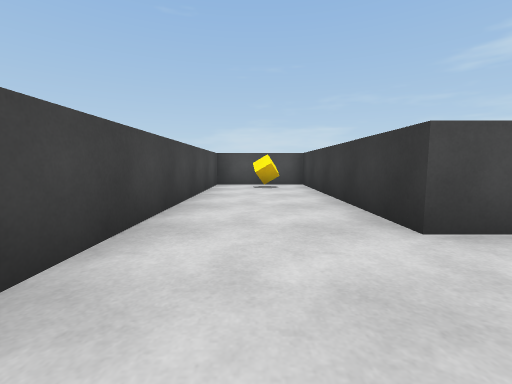
view 1 (above)

23 first-person views from a walk through a scene from a Unity 3-D project. The camera is 0.62 m above the floor, tilts 6° down and sees 90° across. The floor is counted in squares, 1 m on a side. Each view is taken from the middle of a square. On the plan, view 1 faces up. The plan holds only what a view shows up to about 9 squares ahead; the rest is blank. The place goes on beyond the plan. The player is left out.

view 2
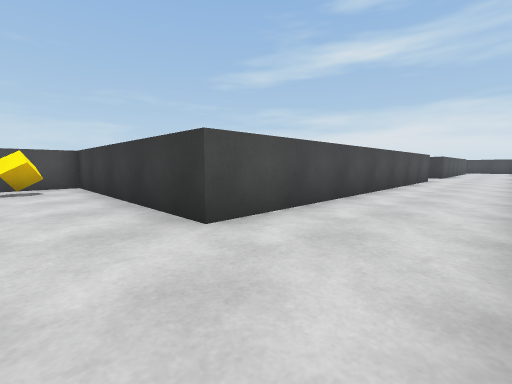

view 3
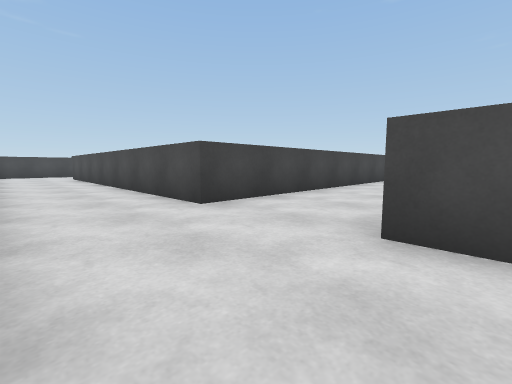

view 4
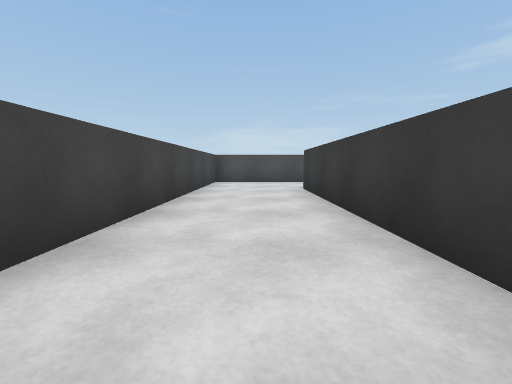

view 5
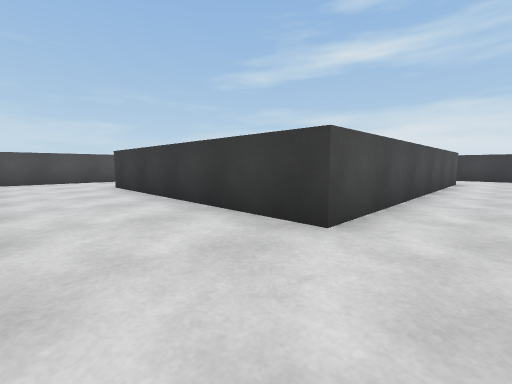

view 6
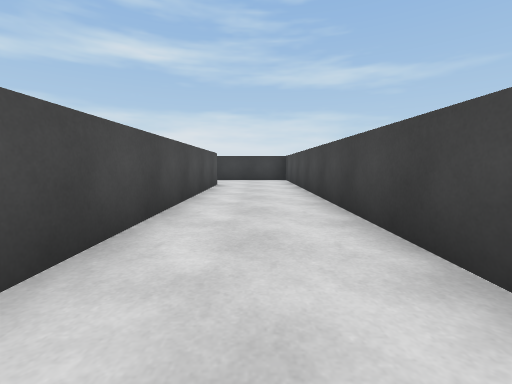

view 7
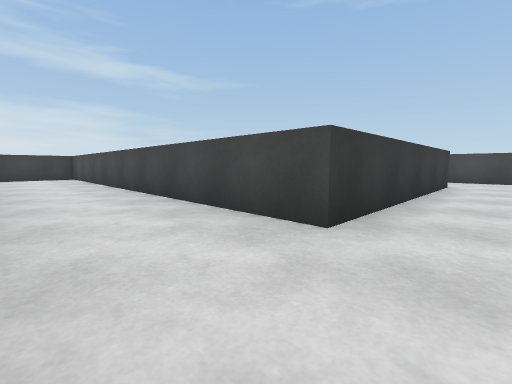

view 8
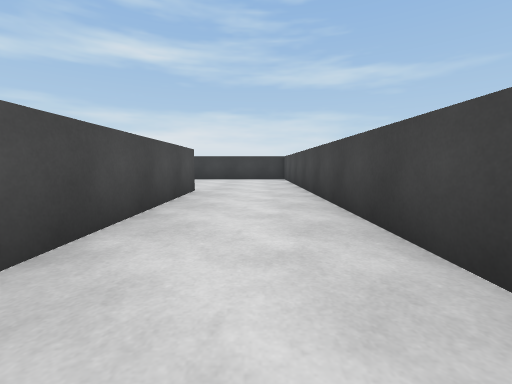

view 9
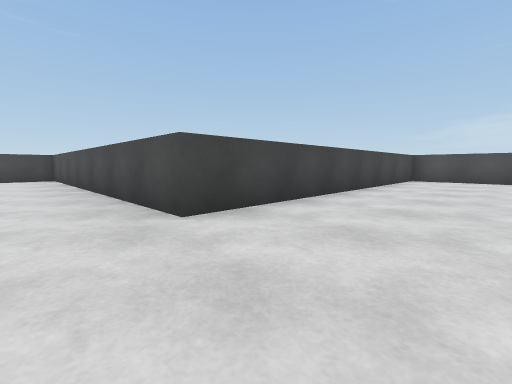

view 10
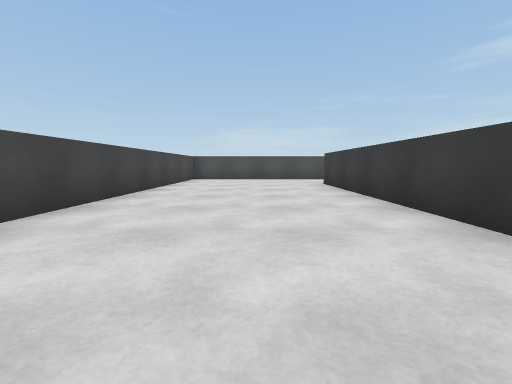

view 11
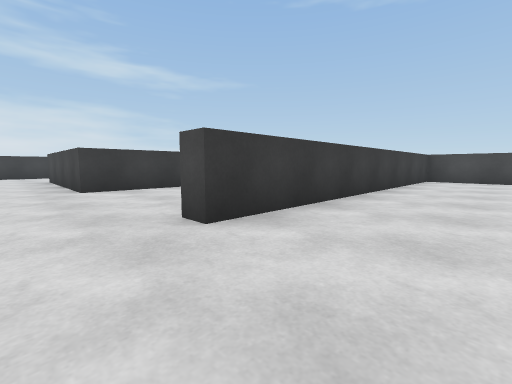

view 12
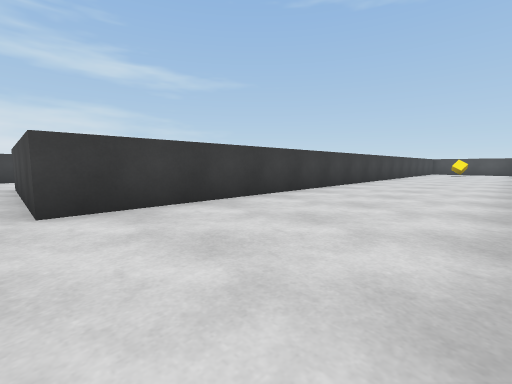

view 13
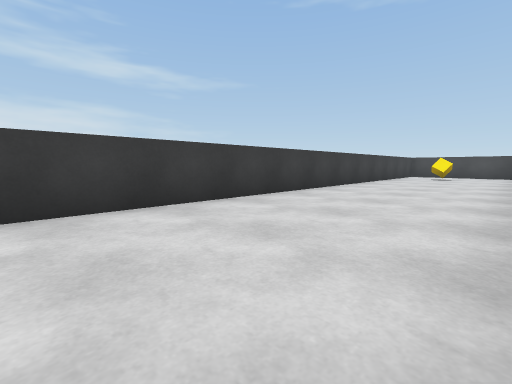

view 14
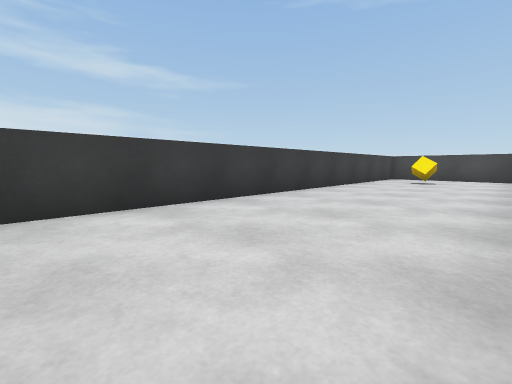

view 15
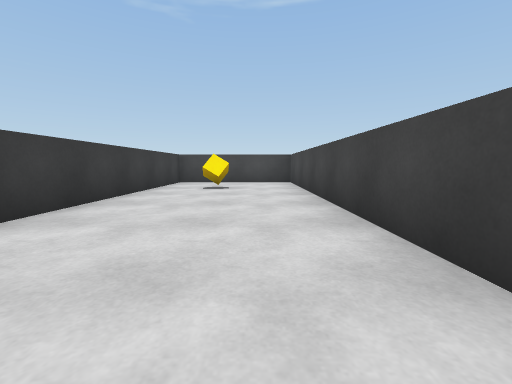

view 16
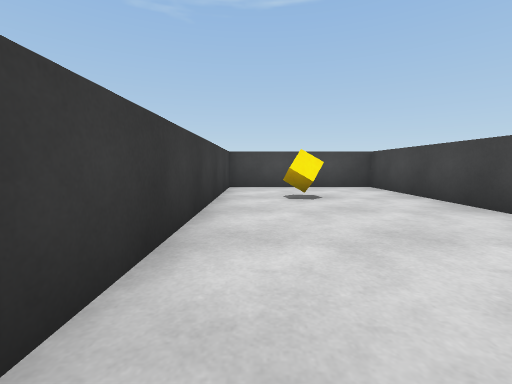

view 17
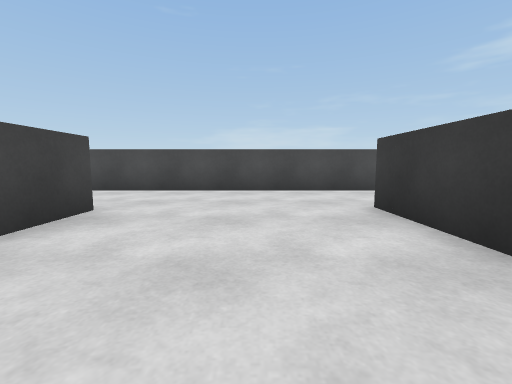

view 18
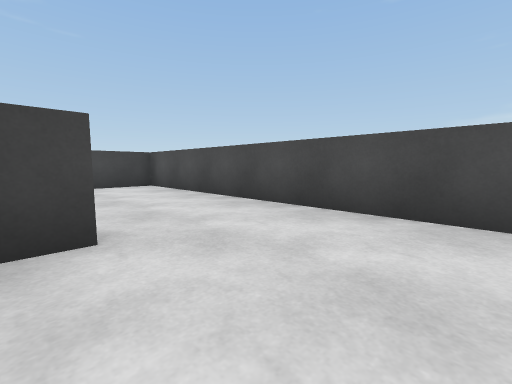

view 19
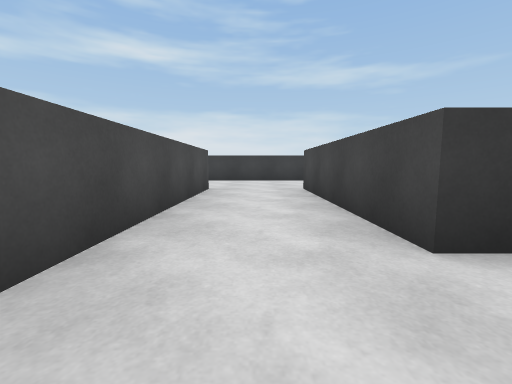

view 20
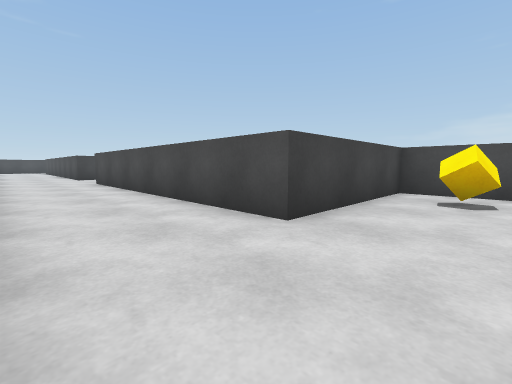

view 21
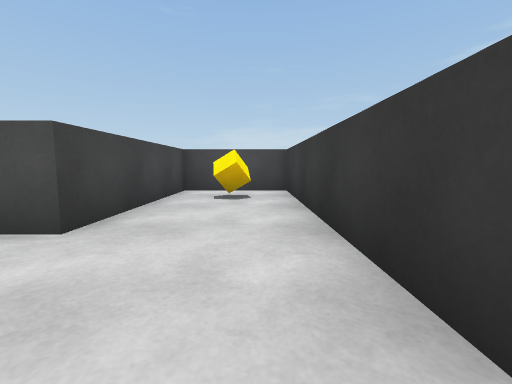

view 22
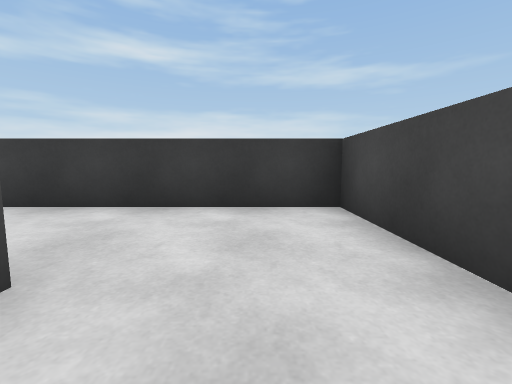

view 23
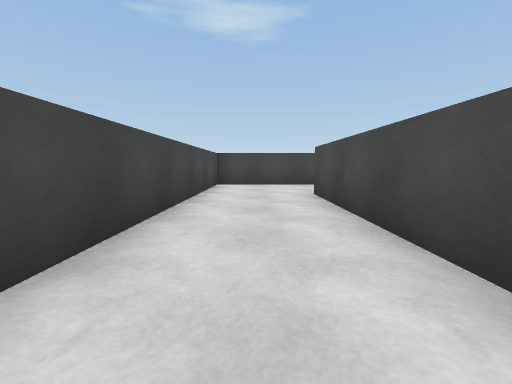

### Floor plan
Points are (right, up) in squares from view 1. A wall is a line through its corners. A room is listed if a view was taken in it or the views show most of it. See-through windows are left out.
Room 1 (views 1, 2, 3, 4, 5, 6, 7, 8, 9, 10, 11, 20, 21, 22, 23)
walls: (11.5, 11.1) (11.5, 2.2) (1.5, 2.2) (1.5, 8.2) (-1.2, 8.2) (-1.2, -0.3) (5.9, -0.3); (13, -0.3) (24.8, -0.3) (24.8, 6.3) (22.3, 6.3) (22.3, 2.2) (14.3, 2.2) (14.3, 8.7) (25.6, 8.7); (26.3, 9.4) (26.3, 18.5); (26.5, 21.3) (21.3, 21.3) (21.3, 11.5) (12, 11.5)
ways out: opening at (26, 19.5) to room 2
objects: cube (0, 7); cube (24, 5)
Room 2 (views 12, 13, 14, 15, 16, 17, 18, 19)
walls: (26.7, 6.9) (26.7, -1.3) (30.7, -1.3) (30.7, 18.7) (35.5, 18.7); (26.3, 18.5) (26.7, 18.5) (26.7, 17.1); (35.5, 21.3) (26.5, 21.3)
ways out: opening at (26, 19.5) to room 1
objects: cube (29, 1)

Where each view was taken, in squares from view 1:
view 1: 0 up, 0 right, facing up
view 2: 0 up, 0 right, facing up-right
view 3: 0 up, 15 right, facing up-left
view 4: 2 up, 13 right, facing up
view 5: 1 up, 12 right, facing up-right
view 6: 1 up, 14 right, facing right
view 7: 11 up, 13 right, facing down-right
view 8: 10 up, 15 right, facing right
view 9: 10 up, 24 right, facing up-left
view 10: 10 up, 24 right, facing up
view 11: 20 up, 24 right, facing down-right
view 12: 19 up, 27 right, facing down-right
view 13: 14 up, 27 right, facing down-right
view 14: 11 up, 27 right, facing down-right
view 15: 8 up, 28 right, facing down
view 16: 6 up, 30 right, facing down
view 17: 15 up, 29 right, facing up
view 18: 18 up, 29 right, facing up-left
view 19: 20 up, 29 right, facing right
view 20: 0 up, 24 right, facing up-left
view 21: 0 up, 24 right, facing up
view 22: 1 up, 21 right, facing right
view 23: 1 up, 7 right, facing left
